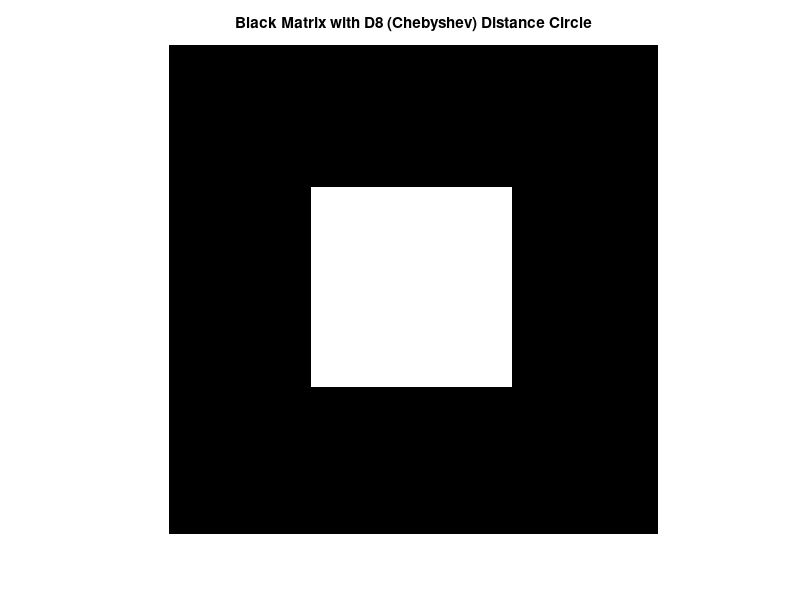

Recreate this plot in MATLAB.
% Create a 100x100 black matrix
A = zeros(100, 100); 

% Define the circle center and radius
Cx = 50; % X-coordinate of the circle's center
Cy = 50; % Y-coordinate of the circle's center
radius = 20; % Radius of the circle

% Create a 2D grid of coordinates
[x, y] = meshgrid(1:size(A, 2), 1:size(A, 1));

% Calculate the Chebyshev Distance (D8)
distance = max(abs(x - Cx), abs(y - Cy));

% Create a mask for the "circle" using Chebyshev Distance
circleMask = distance <= radius;

% Set the pixels within the circle to white (value 1)
A(circleMask) = 1;

% Display the matrix as an image
imshow(A, []);
title('Black Matrix with D8 (Chebyshev) Distance Circle');
